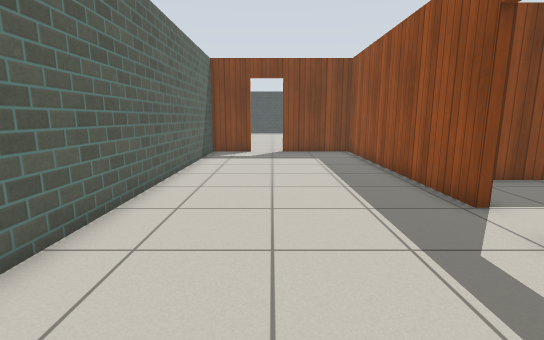
[1] (above)

22 first-person views from a walk through a robot-simulator world made for Gazebo. The camera is 0.94 m above the floor, tilts 10° down and sees 85° across. The floor is counted in squares, 0.5 m on a side. Each view is taken from the middle of a square. On the plan, view 1 faces up. The plan holds only what a view shows up to about 16 squares ahead; the rest is blank. The place goes on beyond the plan. Gazebo's built-in surfaces are drawn with simple patterns.

[2]
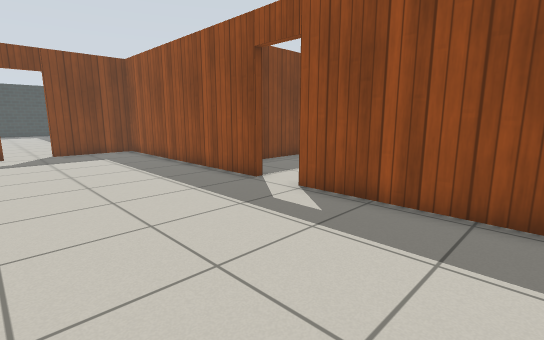

[3]
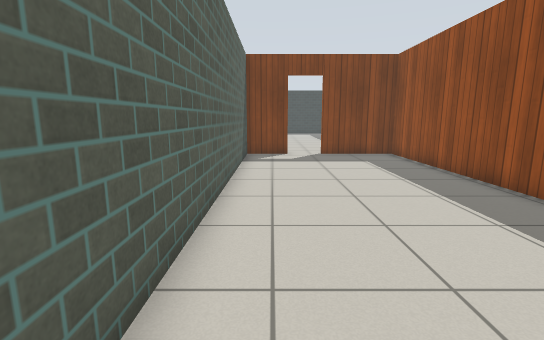

[4]
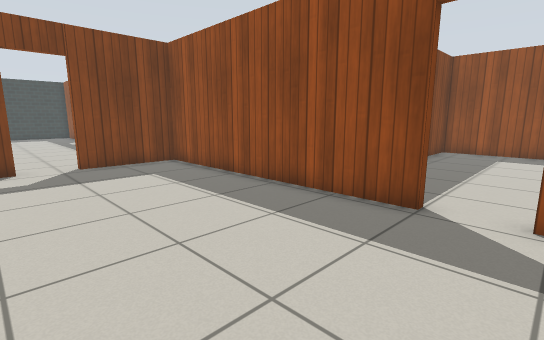

[5]
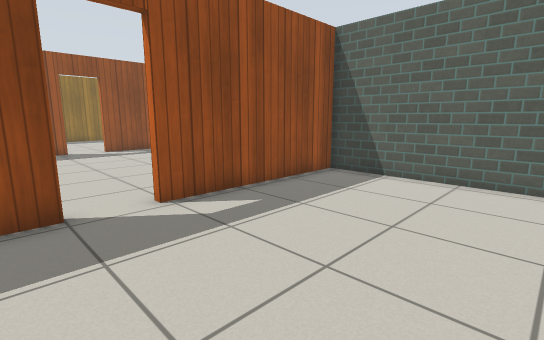

[6]
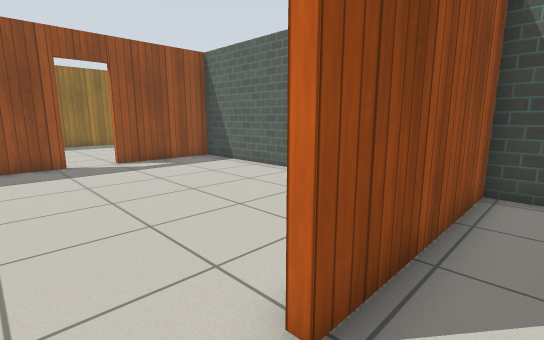

[7]
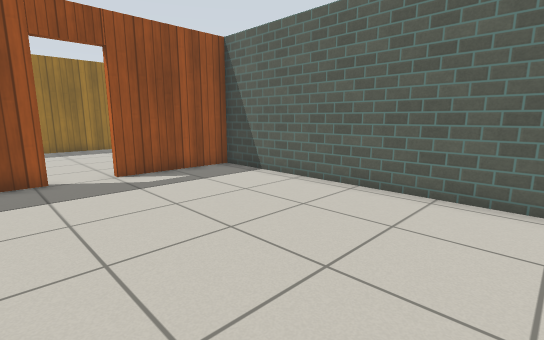

[8]
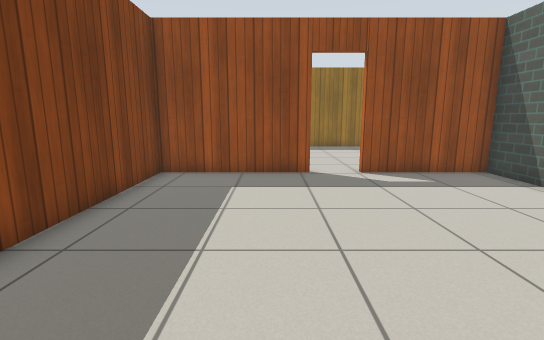

[9]
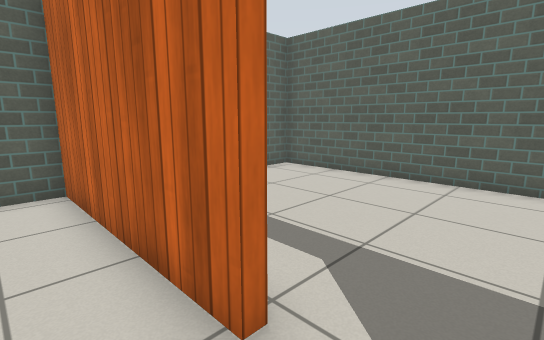

[10]
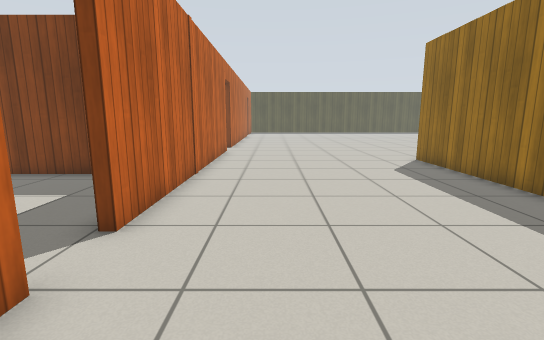

[11]
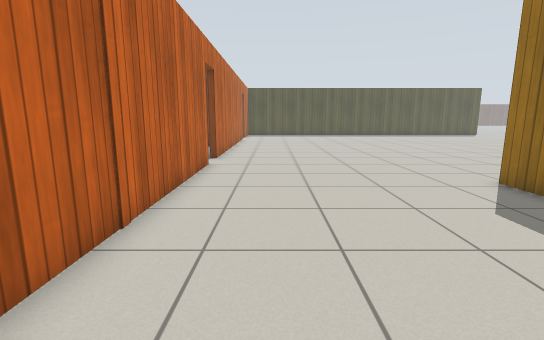

[12]
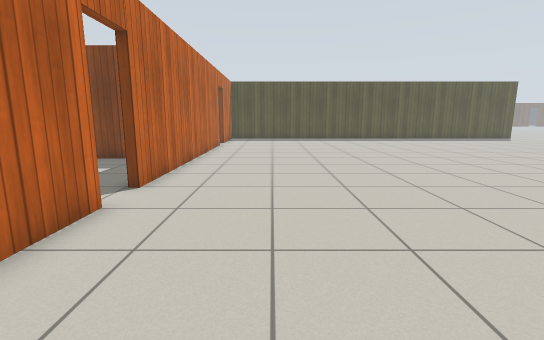

[13]
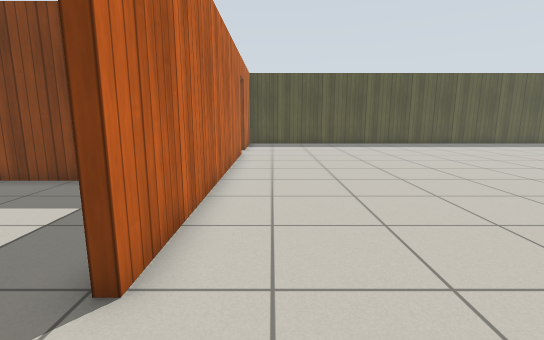

[14]
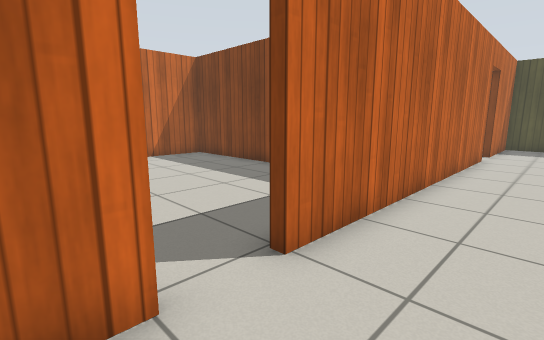

[15]
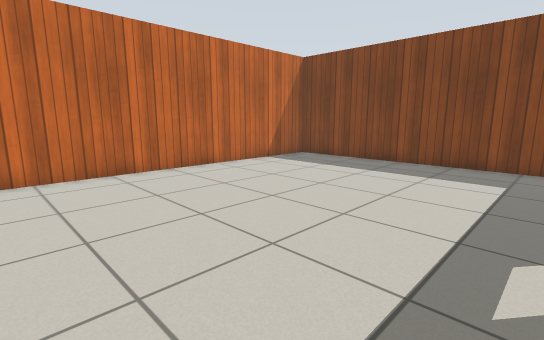

[16]
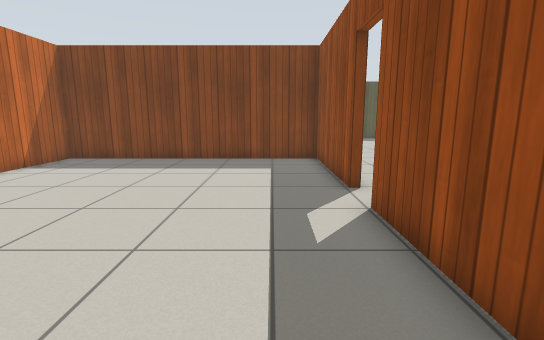

[17]
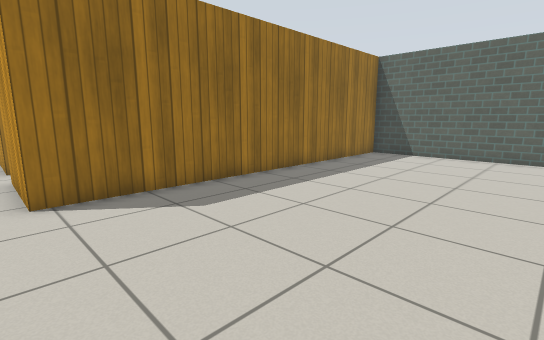

[18]
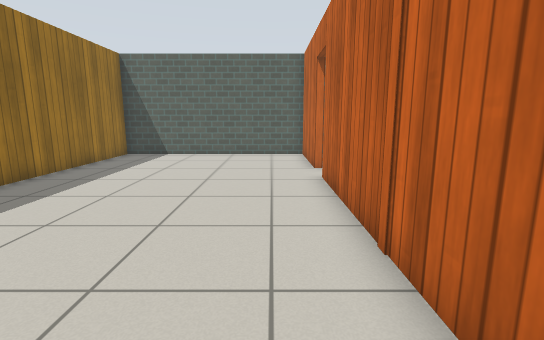

[19]
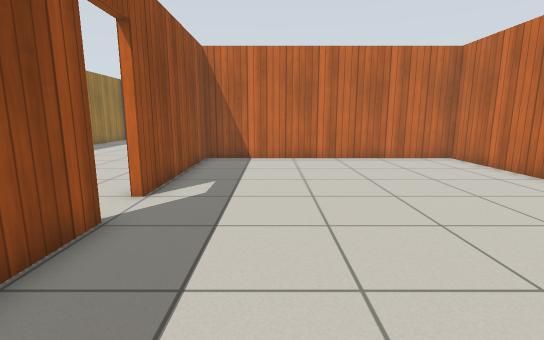

[20]
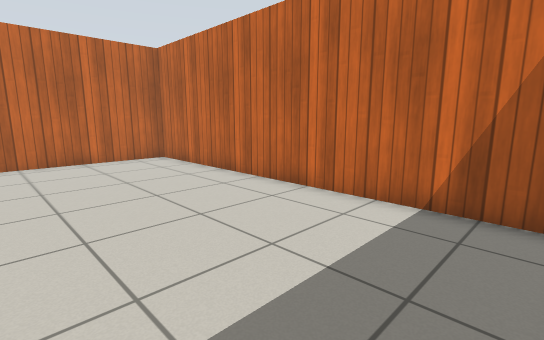

[21]
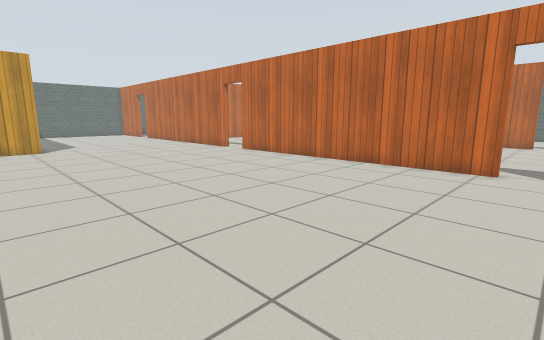

[22]
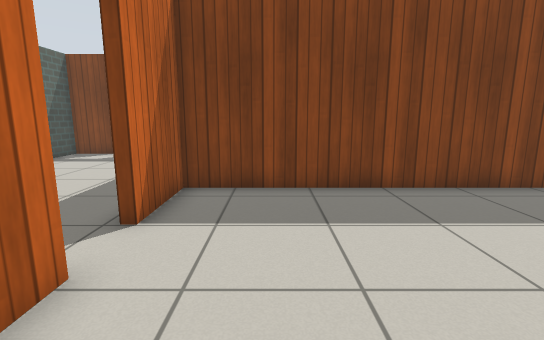

### Floor plan
Points are (right, up) in squares from view 1. A wall is a line through its corners. A room is listed if a view was taken in it or the views show most of it. See-through windows are left out.
Room 1 (views 1, 2, 3, 4, 5, 6)
walls: (4.3, 6) (4.3, 16.5) (0.5, 16.5); (-1.1, 16.5) (-3.3, 16.5) (-3.3, -2.4) (4.3, -2.4) (4.3, 4.2)
ways out: open door at (4.3, 5.3) to room 2; open door at (-0.5, 17)
Room 2 (views 7, 8, 9, 22)
walls: (4.6, 4.2) (4.6, -2.4) (16.1, -2.4) (16.1, 1.9); (16.1, 3.7) (16.1, 8.8) (4.6, 8.8) (4.6, 6)
ways out: open door at (4.3, 5.3) to room 1; open door at (16, 2.5) to room 3
Room 3 (views 10, 11, 12, 13, 14, 17, 18, 21)
walls: (16.4, 16.1) (16.4, 3.7); (16.4, 30.5) (16.4, 17.9); (16.4, 1.9) (16.4, -2.4) (25.6, -2.4) (25.6, 12.4) (28.5, 12.4)
ways out: open door at (16, 2.5) to room 2; open door at (16, 16.5) to room 4; open door at (16, 31.5)
Room 4 (views 15, 16, 19, 20)
walls: (16.1, 17.9) (16.1, 23.8) (4.6, 23.8) (4.6, 9.2) (16.1, 9.2) (16.1, 16.1)
ways out: open door at (16, 16.5) to room 3

Where each view was taken, in squares from view 1:
view 1: 0 up, 0 right, facing up
view 2: 1 down, 2 left, facing up-right
view 3: 1 up, 2 left, facing up
view 4: 4 up, 2 left, facing up-right
view 5: 7 up, 2 left, facing down-right
view 6: 6 up, 3 right, facing down-right
view 7: 5 up, 6 right, facing down-right
view 8: 5 up, 6 right, facing right
view 9: 6 up, 6 right, facing down-left
view 10: 1 down, 19 right, facing up
view 11: 4 up, 19 right, facing up
view 12: 10 up, 20 right, facing up
view 13: 15 up, 18 right, facing up
view 14: 15 up, 19 right, facing up-left
view 15: 11 up, 15 right, facing up-left
view 16: 10 up, 14 right, facing up
view 17: 13 up, 18 right, facing down-right
view 18: 13 up, 18 right, facing down
view 19: 23 up, 13 right, facing down
view 20: 23 up, 11 right, facing down-left
view 21: 32 up, 28 right, facing down-left
view 22: 1 up, 7 right, facing up
